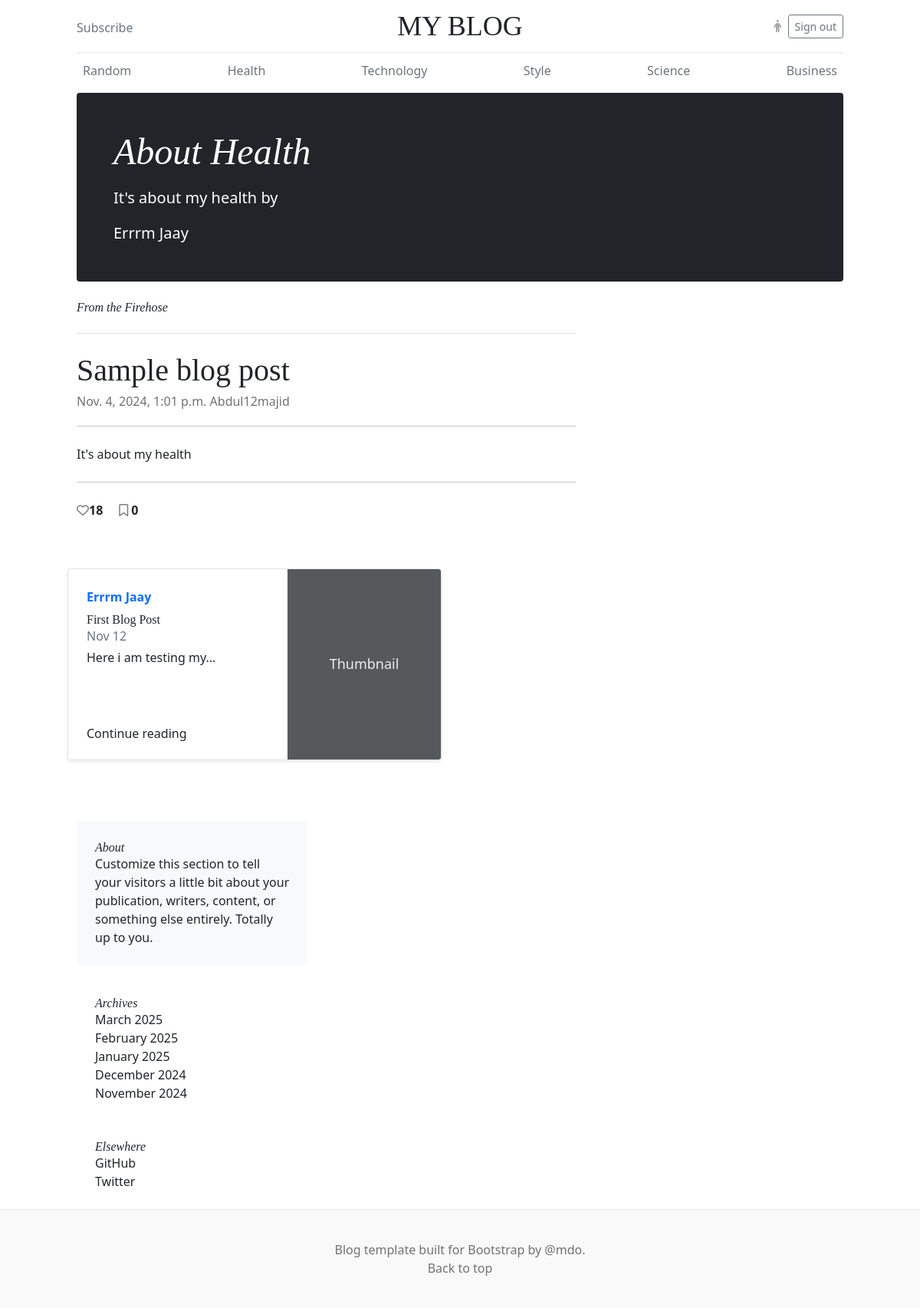
Page /blog/about-health/ (signed in) on the committed database.
### blog_app/models.py (models this page shows, shortened)
class Post(models.Model):
	id = models.UUIDField(primary_key=True, default=uuid.uuid4, editable=False)
	title = models.CharField(max_length=200)
	slug = models.SlugField(max_length=200, unique=True)
	author = models.ForeignKey(User, on_delete=models.CASCADE)
	content = models.TextField()
	created_at = models.DateTimeField(auto_now_add=True)
	updated_at = models.DateTimeField(auto_now=True)
	likes = models.IntegerField(default=0)
	bookmarks = models.IntegerField(default=0)
	categories = models.ForeignKey(Category, on_delete=models.CASCADE)
	is_published = models.BooleanField(default=True)
	def short_content(self):
		words = self.content.split()[:5]
		return ' '.join(words) + '...' if len(words) == 5 else ' '.join(words)

### blog_app/views.py (the view)
# urls.py: path('blog/<slug:slug>/', views.post_detail, name='post_detail'),
def post_detail(request, slug):
    post = get_object_or_404(Post, slug=slug)
    post_category = post.categories
    similar_post = Post.objects.filter(categories=post_category).all().exclude(id=post.id)
    user_profile = request.user.profile
    liked_post = user_profile.liked_post.all()
    saved_post = user_profile.bookmarked.all()
    context = {
    	'post': post,
    	'user_profile': user_profile,
    	"liked_post": liked_post,
    	"saved_post": saved_post,
    	'similar_post':similar_post,
    }
    return render(request, 'pages/post_detail.html', context)

### htmx_app/urls.py (called while the page is built)
    def to_url(self, value):
        return str(value)

### blog_app/templates/pages/post_detail.html
{% extends 'base.html' %}
{% block title %}
MY BLOG
{% endblock %}
{% block top_blog %}
<h1 class="display-4 fst-italic">{{ post.title }}</h1>
      <p class="lead my-3">{{ post.short_content }} by</p>
      <p class="lead mb-0" class="text-white fw-bold">{{ post.author.first_name}} {{ post.author.last_name}}</p>
{% endblock %}
{% block content %}
<div class="row g-5">
    <div class="col-md-8">
      <h3 class="pb-4 mb-4 fst-italic border-bottom">
        From the Firehose
      </h3>
      <article class="blog-post">
        <h2 class="blog-post-title">Sample blog post</h2>
        <p class="blog-post-meta">{{ post.created_at }}<a href="{% url 'profile' post.author.username %}"> {{ post.author.username }}</a></p>
        <hr></br>
        <p>{{ post.content }}</p></br>
        <hr></br>
        <div id="like_id">
        {% if post in liked_post  %}
        <i hx-post="{% url 'like_count2' post.id %}" hx-target="#like_id" hx-swap="innerhtml" class="fa-solid fa-heart" style="color:darkgrey;"></i><b>{{ post.likes }}</b>
        {% else %}
        <i hx-post="{% url 'like_count2' post.id %}" hx-target="#like_id" hx-swap="innerhtml" class="fa fa-heart-o" style="color:grey;"></i><b>{{ post.likes }}</b>
        {% endif %}
        {% if post in saved_post %}
        &nbsp; &nbsp; <i hx-post="{% url 'bookmark' post.id %}" hx-target="#like_id" hx-swap="innerhtml" class="fa fa-bookmark" style="color:grey;"></i>&nbsp;<b>{{ post.bookmarks }}</b>
        {% else %}
        &nbsp; &nbsp; <i hx-post="{% url 'bookmark' post.id %}" hx-target="#like_id" hx-swap="innerhtml" class="fa fa-bookmark-o" style="color:grey;"></i>&nbsp;<b>{{ post.bookmarks }}</b>
        {% endif %}
        </div>
      </article>
    </div>
<div class="row mb-2">
  {% for post in similar_post %}
    <div class="col-md-6">
      <div class="row g-0 border rounded overflow-hidden flex-md-row mb-4 shadow-sm h-md-250 position-relative">
        <div class="col p-4 d-flex flex-column position-static">
          <strong class="d-inline-block mb-2 text-primary">{{post.author.first_name }} {{ post.author.last_name}} </strong>
          <h3 class="mb-0">{{ post.title }}</h3>
          <div class="mb-1 text-muted">Nov 12</div>
          <p class="card-text mb-auto">{{ post.short_content }}</p>
          <a href="{% url 'post_detail' slug=post.slug %}" class="stretched-link">Continue reading</a>
        </div>
        <div class="col-auto d-none d-lg-block">
          <svg class="bd-placeholder-img" width="200" height="250" xmlns="http://www.w3.org/2000/svg" role="img" aria-label="Placeholder: Thumbnail" preserveAspectRatio="xMidYMid slice" focusable="false"><title>Placeholder</title><rect width="100%" height="100%" fill="#55595c"/><text x="50%" y="50%" fill="#eceeef" dy=".3em">Thumbnail</text></svg>
        </div>
      </div>
    </div>
    {% endfor %}
</div>
{% endblock %}

### static/css/blog.css (style rules this page uses)
h1, h2, h3, h4, h5, h6 { font-family: "Playfair Display", Georgia, "Times New Roman", serif; }
.display-4 { font-size: 2.5rem; }
@media (min-width: 768px) { .display-4 { font-size: 3rem; } }
@media (min-width: 768px) { .h-md-250 { height: 250px; } }
.blog-post { margin-bottom: 4rem; }
.blog-post-title { margin-bottom: .25rem; font-size: 2.5rem; }
.blog-post-meta { margin-bottom: 1.25rem; color: #727272; }

### blog_app/templates/base.html (style rules this page uses)
.bd-placeholder-img { font-size: 1.125rem; text-anchor: middle; -webkit-user-select: none; -moz-user-select: none; user-select: none; }

### rows in the picture
Post: title "About Health", short_content "It's about my health", author.first_name "Errrm", author.last_name "Jaay", created_at "Nov. 4, 2024, 1:01 p.m.", author.username "Abdul12majid", content "It's about my health", likes "18", bookmarks "0"
Post: author.first_name "Errrm", author.last_name "Jaay", title "First Blog Post", short_content "Here i am testing my..."
